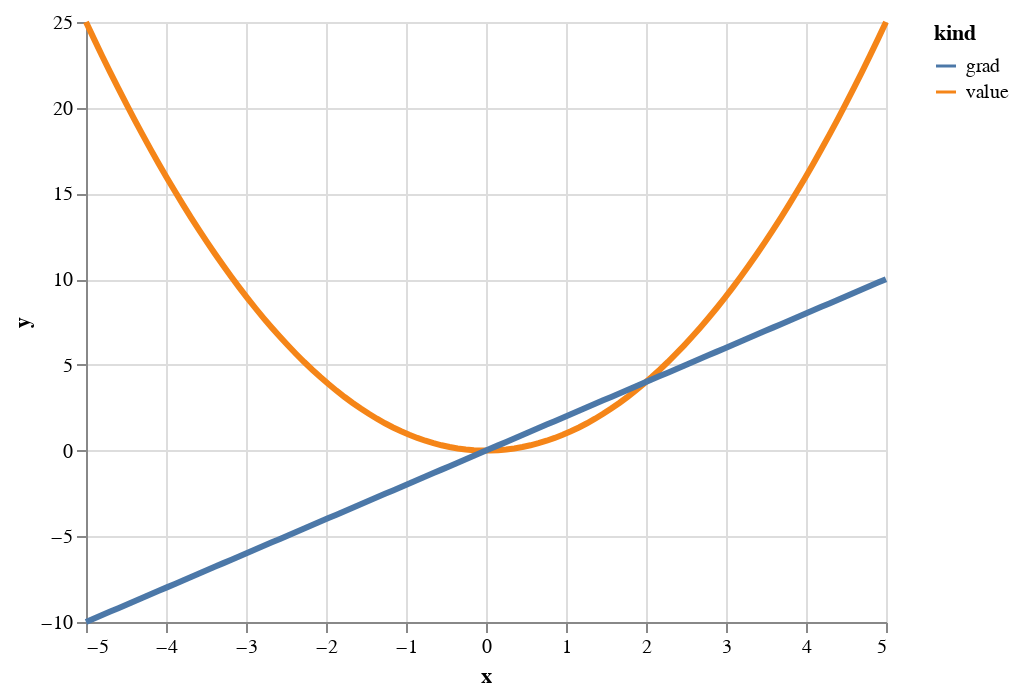

Notebook source saved alongside this figure:
### Code cell
#stick results into a dataframe and plot
df = pd.concat([
    pd.DataFrame({'x': xs, 'y': ys, 'kind': 'value'}),  #the values f(x)
    pd.DataFrame({'x': xs, 'y': gs, 'kind': 'grad'}),  #the gradients g(x)
])
chart = alt.Chart(df).mark_line(size=3).encode(x='x', y='y', color='kind')
chart

### Figure 1 — Vega-Lite specification as saved in the notebook (floating-point values rounded to 4 significant figures; data arrays with more than 128 entries replaced by an {"elided": "..."} marker saying what was removed)
{"config": {"view": {"continuousWidth": 400, "continuousHeight": 300}}, "data": {"name": "data-66aa4c482ed1f496f351fb148d6ae162"}, "mark": {"type": "line", "size": 3}, "encoding": {"color": {"type": "nominal", "field": "kind"}, "x": {"type": "quantitative", "field": "x"}, "y": {"type": "quantitative", "field": "y"}}, "$schema": "https://vega.github.io/schema/vega-lite/v4.8.1.json", "datasets": {"data-66aa4c482ed1f496f351fb148d6ae162": {"elided": "200 records"}}}
